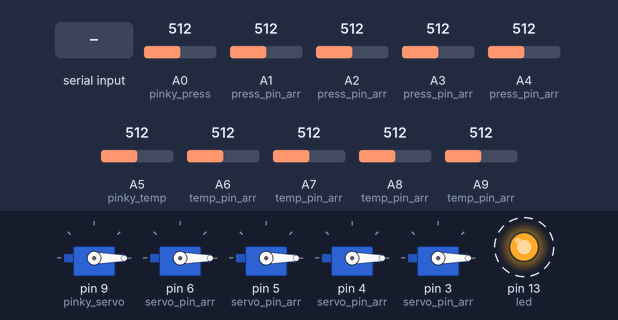
Recording of a sketch running on a simulated Teensy 4. Parts: 5 × servo, output pins drawn as LEDs (lit = HIGH). Dashed ring = blinking. The test bench sets the inputs (shaded band); at power-on: A0 (pinky_press) = 512, A1 (press_pin_arr) = 512, A2 (press_pin_arr) = 512, A3 (press_pin_arr) = 512, A4 (press_pin_arr) = 512, A5 (pinky_temp) = 512, A6 (temp_pin_arr) = 512, A7 (temp_pin_arr) = 512, A8 (temp_pin_arr) = 512, A9 (temp_pin_arr) = 512.

Above: at 12.95 s.
13.2 s: "<90;45>" received over the second serial link
At 13.55 s:
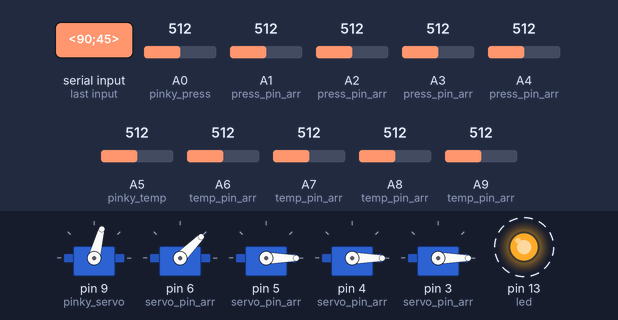
16.2 s: "<0>" received over the second serial link
At 16.57 s:
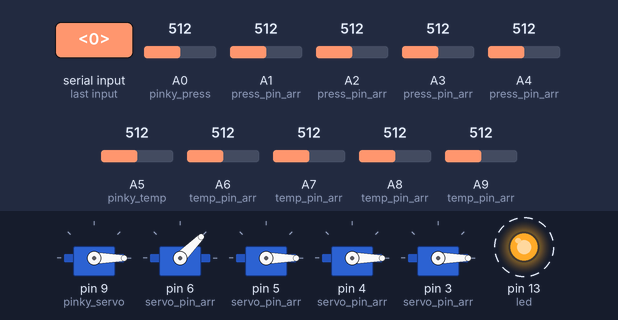
19.2 s: "<1;90>" received over the second serial link
At 19.58 s:
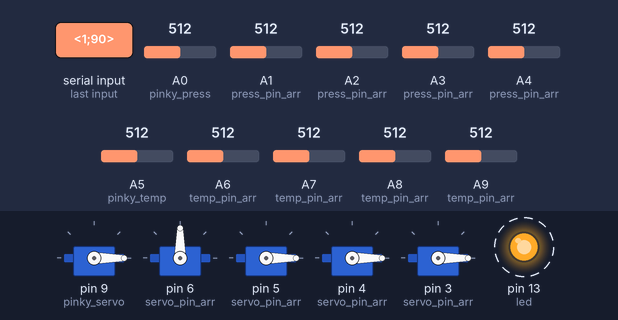
22.2 s: "<30;150>" received over the second serial link
At 22.6 s:
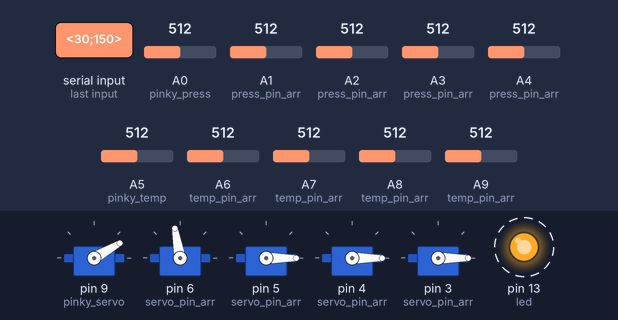
25.2 s: "<90>" received over the second serial link
At 25.61 s:
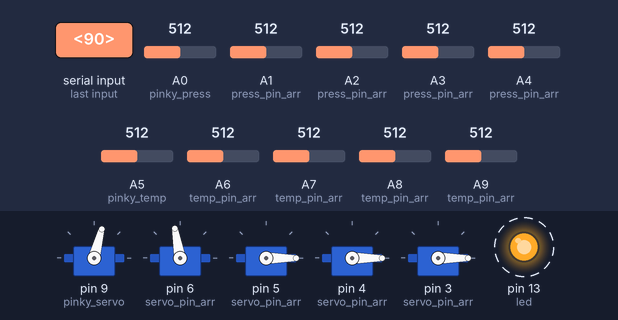
28.2 s: "<5>" received over the second serial link
At 28.63 s:
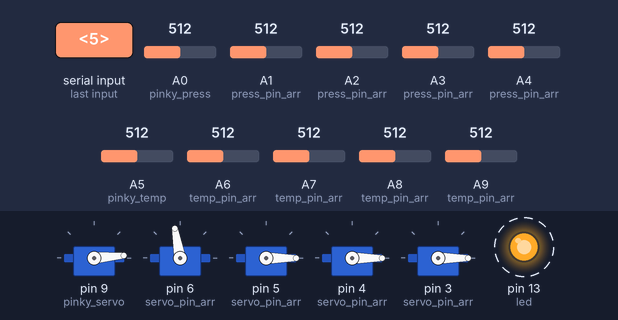
Timing chart, 0 to 32.2 s (numbered marks = the images above; inputs shaded):
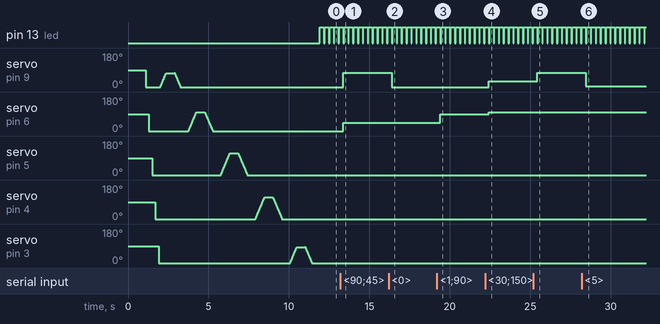

Measured:
- after the input at 13.2 s, servo on pin 9 (pinky_servo): 0° → 75° after 0.18 s; servo on pin 6 (servo_pin_arr): 0° → 45° after 0.18 s
- after the input at 16.2 s, servo on pin 9 (pinky_servo): 75° → 0° after 0.20 s
- after the input at 19.2 s, servo on pin 6 (servo_pin_arr): 45° → 90° after 0.21 s
- after the input at 22.2 s, servo on pin 9 (pinky_servo): 0° → 30° after 0.23 s; servo on pin 6 (servo_pin_arr): 90° → 100° after 0.23 s
- after the input at 25.2 s, servo on pin 9 (pinky_servo): 30° → 75° after 0.24 s
- after the input at 28.2 s, servo on pin 9 (pinky_servo): 75° → 5° after 0.26 s
- by itself, pin 13 (led): alternates HIGH for 0.25 s and LOW for 0.05 s

The sketch:

robotic_arm.ino
```cpp
/*
 *    ROBOTIC ARM
 *
 *    Written by:  Colin Keef
 *
 */

#include <Servo.h>  // Servo library

#define BTSerial Serial3 // Bluetooth

#define led 13 // LED onboard Teensy

bool debug=false;


/*****     SERVO ACTUATORS     *****/

#define num_servo_acts 5 // Total # of servo actuators

// Servo actuators for each of the robotic arm fingers
#define pinky_servo 9
#define ring_servo 6
#define middle_servo 5
#define index_servo 4
#define thumb_servo 3

// Array of servo actuators
Servo servo_act_arr[num_servo_acts];

// Value array for strain sensors
int servo_val_arr[num_servo_acts]={0,};
int last_servo_val_arr[num_servo_acts]={0,};
int delta_servo_val_arr[num_servo_acts]={0,};

// Servo actuator pin array
byte servo_pin_arr[num_servo_acts]={
                                      pinky_servo,
                                      ring_servo,
                                      middle_servo,
                                      index_servo,
                                      thumb_servo
                                   };

// Max value to map to write to strain sensors (relative to Robotic Arm servos)
#define pinky_max 75
#define ring_max 100
#define middle_max 115
#define index_max 115
#define thumb_max 85

byte servo_max_val[num_servo_acts]={
                                      pinky_max,
                                      ring_max,
                                      middle_max,
                                      index_max,
                                      thumb_max
                                    };


/*****     TEMPERATURE (Thermal Electric Coupler) ACTUATORS     *****/

#define num_temp_sensors 5 // Total # of temperature sensors

// Temperature sensors on each of the robotic arm finger tips
#define pinky_temp A5
#define ring_temp A6
#define middle_temp A7
#define index_temp A8
#define thumb_temp A9

// Value array for temperature sensors
byte temp_val_arr[num_temp_sensors]={0,0,0,0,0};

// Temperature sensor pin array
byte temp_pin_arr[num_temp_sensors]={
                                  pinky_temp,
                                  ring_temp,
                                  middle_temp,
                                  index_temp,
                                  thumb_temp
                               };


/*****     PRESSURE SENSORS     *****/

#define num_press_sensors 5 // Total # of pressure sensors

// Pressure sensors on each of the robotic arm finger tips
#define pinky_press A0
#define ring_press A1
#define middle_press A2
#define index_press A3
#define thumb_press A4

// Value array for pressure sensors
byte press_val_arr[num_press_sensors]={0,0,0,0,0};

// Value array for pressure actuators
byte press_pin_arr[num_press_sensors]={
                                    pinky_press,
                                    ring_press,
                                    middle_press,
                                    index_press,
                                    thumb_press
                                 };


/*****     BLUETOOTH TX/RX VARIABLES     *****/

const byte numChars=20; // 3 (# of digits) * 5 (num readings: 5 strain) + 4 (semicolons) + 1 (end marker)
char receivedChars[numChars]; // Char array of our received data
bool newData = false;  //


/*****     SETUP     *****/

void setup() {
    open_serial_COM();

    initialize_servos();

    test_robo_arm();

    pinMode(led, OUTPUT); // Configure LED (pin) as OUTPUT

    analogReference(EXTERNAL);
    digitalWrite(led, HIGH);
}


/*****     LOOP     *****/

void loop() {
    digitalWrite(led, HIGH);
    transmitBT();
    delay(50);
    digitalWrite(led, LOW);

    receiveBT();
    delay(50);
}


/*****     FUNCTION DEFINITIONS     *****/


/***   BT TRANSMIT HELPER FUNCTIONS   ***/

void transmitBT() {
    if(debug) {Serial.println("Robotic Arm:  Temperature");}

    print_start_marker();

    send_press_data();

    if(debug) Serial.print(';');
    BTSerial.print(';');

    send_temp_data();

    print_end_marker();

    BTSerial.flush();
}


void send_press_data() {
     for(int i=0;i<num_press_sensors;i++) {
        read_press_sensor(i);

        send_data(i,"press");

        print_delimiter(i,"press");

        delay(10);
    }
}


void send_temp_data() {
    for(int i=0;i<num_temp_sensors;i++) {
        read_temp_sensor(i);

        send_data(i,"temp");

        print_delimiter(i,"temp");

        delay(10);
    }
}


void print_start_marker() {
    if(debug) {Serial.print("<");}
    BTSerial.print("<");
}


void print_delimiter(int i,String sensor) {
    if(sensor.compareTo("temp") == 0) {
        if(i < num_temp_sensors-1) {
            if(debug) {Serial.print(";");}
            BTSerial.print(";");
        }
    } else if(sensor.compareTo("press") == 0) {
        if(i < num_press_sensors-1) {
            if(debug) {Serial.print(";");}
            BTSerial.print(";");
        }
    } else {
        if(debug) Serial.print("ERROR");
         BTSerial.print("ERROR");
    }
}


void print_end_marker() {
    if(debug) {Serial.println(">");}
    BTSerial.print(">");
    if(debug) {Serial.println();}
}


void send_data(int i,String sensor) {
    if(sensor.compareTo("temp") == 0) {
        if(debug) {Serial.print(temp_val_arr[i]);}
        BTSerial.print(temp_val_arr[i]);
    } else if(sensor.compareTo("press") == 0) {
        if(press_val_arr[i] <= 10) {
            if(debug) {Serial.print(0);}
            BTSerial.print(0);
        } else {
            if(debug) {Serial.print(press_val_arr[i]);}
            BTSerial.print(press_val_arr[i]);
        }
    } else {
        if(debug) {Serial.print("ERROR");}
        BTSerial.print("ERROR");
    }
}


void read_temp_sensor(int i) {
    int raw=analogRead(temp_pin_arr[i]);
    float volt=raw * 3.3;
    volt/=1024.0;
    float temp=(volt - 0.5) * 100.0;

    if(temp < 20.0)
        temp=20.0;
    else if(temp > 50)
        temp=50.0;

    temp_val_arr[i]=map(temp,20,50,0,50);

    delay(10);
}


void read_press_sensor(int i) {
    press_val_arr[i]=map(analogRead(press_pin_arr[i]),0,550,0,255);
    delay(10);
}


/***   BT RECEIVE HELPER FUNCTIONS   ***/
void receiveBT() {
    recvWithStartEndMarkers();  // Retrieve data over BT
    showNewData();  // Manipulate the retrieved data
}


void recvWithStartEndMarkers() {
    static bool recvInProgress=false;
    static byte ndx=0;
    char startMarker='<';
    char endMarker='>';
    char rc;

    while (BTSerial.available() > 0 && newData == false) {
        rc=BTSerial.read(); // Read from the BT buffer

        if (recvInProgress == true) {
            if (rc != endMarker) {
                receivedChars[ndx] = rc;
                ndx++;
                if (ndx >= numChars) {
                    ndx = numChars - 1;
                }
            } else {
                receivedChars[ndx] = '\0'; // terminate the string
                recvInProgress = false;
                ndx = 0;
                newData = true;
            }
        } else if (rc == startMarker) {
            recvInProgress = true;
        }
    }
}


void showNewData() {
    if (newData == true) {
        if(debug) Serial.println();
        if(debug) Serial.print("RECEIVED: ");

        String sensor_data=receivedChars;
        //Serial.println(sensor_data);
        parse_sensor_readings(sensor_data);
        write_to_actuators();
        newData = false;
    }
}


void parse_sensor_readings(String sensor_data) {
    if(debug) Serial.println(sensor_data);
    int s_idx=0;
    String tmp="";
    char c;
    int i=0;

    while(c=sensor_data[s_idx]) {

       if(c == ';') {
          if(debug) {Serial.print(tmp);}
          if(debug) {Serial.print(';');}
          if(i<num_servo_acts) {
              servo_val_arr[i]=tmp.toInt();
          }

          tmp="";
          i++;
       } else {
          tmp+=c;
       }
      s_idx++;
    }
    if(i<num_servo_acts) {
        servo_val_arr[i]=tmp.toInt();
    }
    tmp="";

    if(debug) {Serial.print("last=");}
    if(debug) {Serial.print(tmp);}
}


void write_to_actuators() {
    //for(int i=0;i<num_servo_acts;i++)
//      delta_servo_val_arr[i]=abs(servo_val_arr[i]-last_servo_val_arr[i]);
    if(debug) {Serial.print("SERVO: ");}
    for(int i=0;i<num_servo_acts;i++) {
//        if(delta_servo_val_arr[i] < 10)
          if(servo_val_arr[i] > servo_max_val[i]) {
            servo_act_arr[i].write(servo_max_val[i]);
          } else if(servo_val_arr[i] < 5) {
            servo_act_arr[i].write(0);
          } else {
            servo_act_arr[i].write(servo_val_arr[i]);
          }
//        if(debug) {Serial.print(delta_servo_val_arr[i]);}
        if(debug) {Serial.print(",");}
    }
    if(debug) Serial.println();
//    for(int i=0;i<num_vibe_acts;i++)
//        analogWrite(vibe_pin_arr[i],vibe_val_arr[i]);
//    for(int i=0;i<num_servo_acts;i++)
//      last_servo_val_arr[i]=servo_val_arr[i];

}


/*****     MISC HELPER FUNCTIONS     *****/

void test_robo_arm() {
    for(int j=0;j<num_servo_acts;j++) {

        for(int i=0;i<servo_max_val[j];i++) {
            servo_act_arr[j].write(i);
            delay(5);
        }

        delay(500);

        for(int i=servo_max_val[j];i>=0;i--) {
            servo_act_arr[j].write(i);
            delay(5);
        }
        delay(500);
    }
}


void open_serial_COM() {
    Serial.begin(9600); // Start Serial Monitor (Console output)
    delay(500);
    BTSerial.begin(9600); // Start BT COMM port
    delay(500);
}


void initialize_servos() {
    for(int i=0;i<num_servo_acts;i++) {
        servo_act_arr[i].attach(servo_pin_arr[i]); // Configure Servo
        delay(100);
        servo_act_arr[i].write(servo_val_arr[i]);  // Write servo to initial position
        delay(100);
    }
}
```
